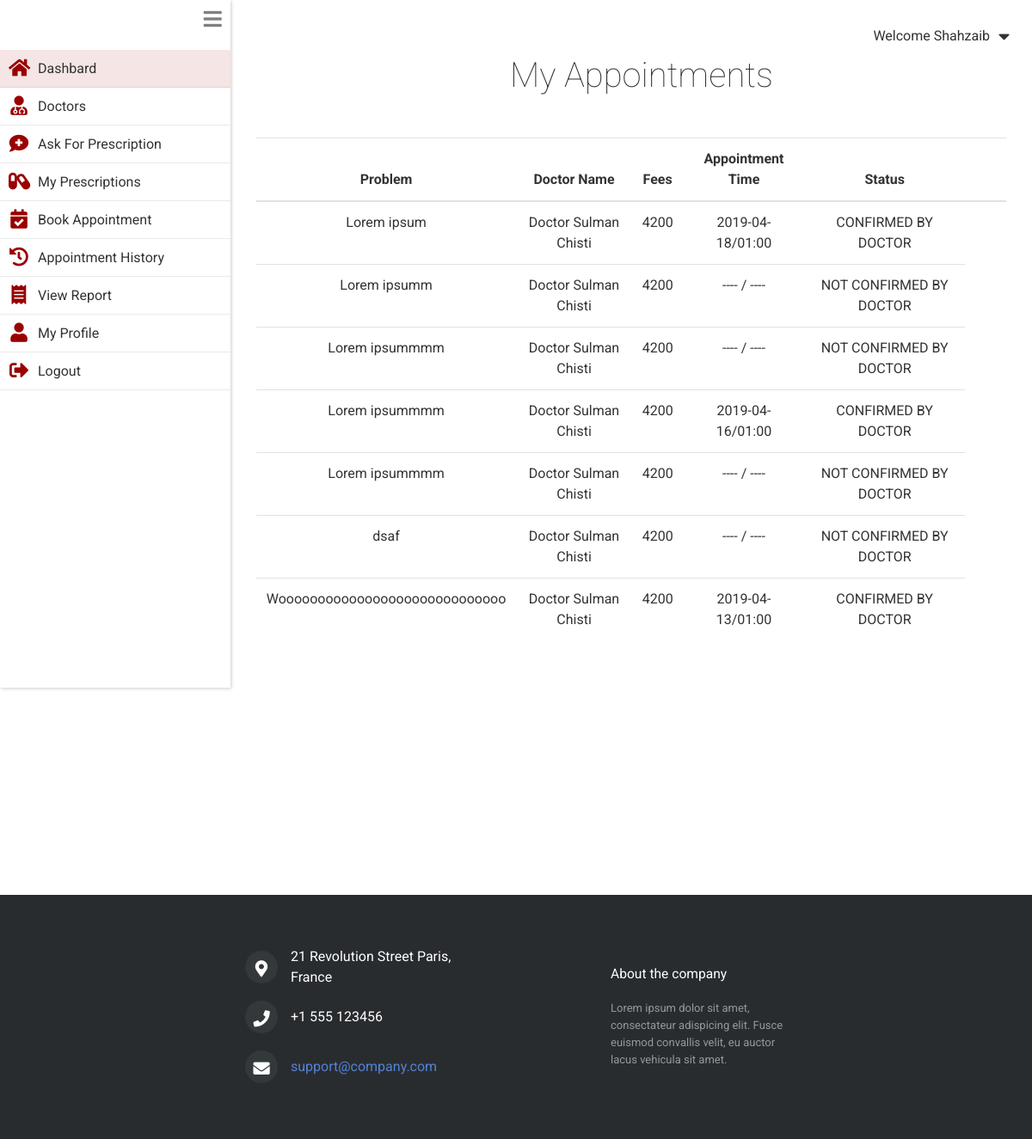
Page /patient/my_appointments.php (signed in) on the committed database.
### tables this page shows
CREATE TABLE `patients` (
  `id` int(11) NOT NULL,
  `username` varchar(255) NOT NULL,
  `name` varchar(255) NOT NULL,
  `email` varchar(255) NOT NULL,
  `gender` varchar(6) NOT NULL,
  `hashedPassword` varchar(255) NOT NULL,
  `phone` varchar(255) NOT NULL,
  `address` varchar(255) NOT NULL,
  `city` varchar(255) NOT NULL,
  `dob` varchar(255) NOT NULL,
  `created_on` timestamp NOT NULL DEFAULT CURRENT_TIMESTAMP
);

CREATE TABLE `appointments` (
  `id` int(11) NOT NULL,
  `patient_problem` varchar(255) NOT NULL,
  `patient_id` int(11) NOT NULL,
  `doctor_id` int(11) DEFAULT NULL,
  `date` varchar(255) NOT NULL,
  `time` varchar(255) NOT NULL,
  `status` varchar(255) NOT NULL,
  `created_on` timestamp NOT NULL DEFAULT CURRENT_TIMESTAMP
);

CREATE TABLE `doctors` (
  `id` int(11) NOT NULL,
  `username` varchar(255) NOT NULL,
  `name` varchar(255) NOT NULL,
  `email` varchar(255) NOT NULL,
  `gender` varchar(6) NOT NULL,
  `hashedPassword` varchar(255) NOT NULL,
  `phone` varchar(60) NOT NULL,
  `address` varchar(255) NOT NULL,
  `city` varchar(60) NOT NULL,
  `dob` varchar(255) NOT NULL,
  `about` varchar(255) NOT NULL,
  `specialization` varchar(60) NOT NULL,
  `qualification` varchar(60) NOT NULL,
  `fees` int(11) NOT NULL,
  `created_on` timestamp NOT NULL DEFAULT CURRENT_TIMESTAMP
);

### private/functions.php (called while the page is built, shortened)
<?php
function loggedInPatientId(){
  return $_SESSION[SessionContract::SESSION_PATIENT_ID];
}
  function urlFor($script_path) {
      if($script_path[0] != '/') {
        $script_path = "/" . $script_path;
      }
      return WWW_ROOT . $script_path;
  }
  function getStylePath($stylesheet_name) {
      if($stylesheet_name[0] != '/') {
        $stylesheet_name = "/" . $stylesheet_name;
      }
      return STYLES_PATH . $stylesheet_name;
  }
?>

### private/model/patient.class.php (called while the page is built, shortened)
<?php
class Patient {
    private $name;
    static private $db;
  static public function setDatabase($pdo){
    if($pdo){
      Patient::$db = $pdo;
    }
    else{
      throw new \Exception("Please pass valid database in Patient ");
    }
  }
  static public function find_patient_by_id($id){
    $queryString  = "SELECT * FROM ".PatientTable::TABLE_NAME." ";
    $queryString .= "WHERE ".PatientTable::COLUMN_ID." = ?";
    $stmt = Patient::$db->prepare($queryString);
    $stmt->execute([$id]);
    $patient = $stmt->fetch(PDO::FETCH_ASSOC);
    if($patient){
      return new Patient($patient);
    }
    else {
      return false;
    }
  }
  public function setName($name='')
  {
    $this->name = $name;
  }
  public function getName()
  {
    return $this->name;
  }
}
?>

### private/model/appointment.class.php (called while the page is built, shortened)
<?php
class Appointment
{
    private $patient_problem;
    private $date;
    private $time;
    private $status;
    private $doctor;
    static private $db;
   static public function setDatabase($pdo){
   if($pdo){
     Appointment::$db = $pdo;
   }
   else{
     throw new \Exception("Please pass valid database in Appointment table ");
   }
 }
   static public function findAppointmentsByPatientId($patientId){
    $queryString  = "SELECT * FROM ".AppointmentTable::TABLE_NAME." ";
    $queryString .= "WHERE ".AppointmentTable::COLUMN_PATIENT_ID." = ?";
    $stmt = Appointment::$db->prepare($queryString);
    $stmt->execute([$patientId]);
    $appointments = [];
    while($appointmentAssoc = $stmt->fetch(PDO::FETCH_ASSOC)){
      $appointments[]= new self($appointmentAssoc);
    }
    if(!empty($appointments)){
      return $appointments;
    }else{
      return false;
    }
   }
   public function getDoctor(){
     return $this->doctor;
   }
  function __construct($args = [])
  {
      $this->setPatient_id($args[AppointmentTable::COLUMN_PATIENT_ID] ?? '');
      $this->setDoctor_id($args[AppointmentTable::COLUMN_DOCTOR_ID] ?? '');
  }
   public function getPatient_problem() {
        return $this->patient_problem ;
   }
   public function setPatient_problem($patient_problem) {
        $this->patient_problem = $patient_problem ;
   }
   public function setPatient_id($patient_id) {
        $this->patient = Patient::find_patient_by_id($patient_id);
   }
   public function setDoctor_id($doctor_id) {
        $this->doctor = Doctor::find_doctor_by_id($doctor_id);
   }
   public function getDate() {
    return $this->date ;
   }
   public function setDate($date) {
        $this->date = $date ;
   }
   public function getTime() {
        return $this->time ;
   }
   public function setTime($time) {
        $this->time = $time ;
   }
   public function getStatus() {
        return $this->status ;
   }
   public function setStatus($status) {
        $this->status = $status ;
   }
}
 ?>

### private/model/doctor.class.php (called while the page is built, shortened)
<?php
class Doctor
{
    private $name;
    private $fees;
    static private $db;
    function __construct($args =[]){
            $this->setId($args[DoctorTable::COLUMN_ID] ?? '');
    }
    static public function setDatabase($pdo){
      if($pdo){
        Doctor::$db = $pdo;
      }
      else{
        throw new \Exception("Please pass valid database in doctor ");
      }
    }
    static public function find_doctor_by_id($id){
        $queryString = "SELECT * FROM ".DoctorTable::TABLE_NAME;
        $queryString .= " WHERE ".DoctorTable::COLUMN_ID." = ?";
        $stmt = Doctor::$db->prepare($queryString);
        $stmt->execute([$id]);
        $doctor = $stmt->fetch(PDO::FETCH_ASSOC);
        if($doctor){
          return new Doctor($doctor);
        }
        return false;
    }
    public function setId($id) {
         $this->reviews = Review::find_reviews_by_doctor_id($id);
    }
    public function getName() {
         return $this->name;
    }
    public function setName($name) {
         $this->name = $name;
    }
    public function getFees() {
         return $this->fees;
    }
    public function setFees($fees) {
         $this->fees = $fees;
    }
}
 ?>

### private/model/review.class.php (called while the page is built, shortened)
<?php
class Review
{
    static private $db;
    static public function setDatabase($pdo){
      if($pdo){
        Review::$db = $pdo;
      }
      else{
        throw new \Exception("Please pass valid database in Review1 ");
      }
    }
    static public function find_reviews_by_doctor_id($doctor_id){
        $queryString  = "SELECT * FROM ".ReviewTable::TABLE_NAME." ";
        $queryString .= "WHERE ".ReviewTable::COLUMN_DOCTOR_ID." = ?";
        $stmt = Review::$db->prepare($queryString);
        $stmt->execute([$doctor_id]);
        $reviews  = $stmt->fetchAll(PDO::FETCH_ASSOC);
        if(!empty($reviews)){
          return $reviews;
        }else{
          return false;
        }
      }
}
?>

### public/patient/my_appointments.php (the view, shortened to what this page needs)
<?php  require_once('../../private/initialize.php');
    $patientId = loggedInPatientId();
    $appointments = Appointment::findAppointmentsByPatientId($patientId);
    require_once(getSharedFilePath('patient/header.php'));
?>
  <section class="main_content">
    <h1>My Appointments</h1>
    <table class="mt-5 table text-center">
      <thead>
        <tr>
          <th>Problem</th>
          <th>Doctor Name</th>
          <th>Fees</th>
          <th>Appointment Time</th>
          <th>Status</th>
          <th></th>
          <th></th>
        </tr>
      </thead>
      <tbody>
        <?php foreach ($appointments as $appointment): ?>
          <tr>
            <td><?php echo $appointment->getPatient_problem(); ?></td>
            <td><?php echo $appointment->getDoctor()->getName(); ?></td>
            <td><?php echo $appointment->getDoctor()->getFees(); ?></td>
            <td><?php echo $appointment->getDate()."/".$appointment->getTime(); ?></td>
            <td><?php echo $appointment->getStatus(); ?></td>
          </tr>
        <?php endforeach; ?>
      </tbody>
    </table>
  </section>
<?php     require_once(getSharedFilePath('patient/footer.php')); ?>

### private/shared/patient/header.php (shortened to what this page needs)
<?php
  $patient_id = loggedInPatientId();
  $patient = Patient::find_patient_by_id($patient_id);
 ?>
<!DOCTYPE html>
<html lang="en" dir="ltr">
  <head>
    <link rel="stylesheet" href="<?php echo getStylePath("main.css"); ?>">
    <link rel="stylesheet" href="https://stackpath.bootstrapcdn.com/bootstrap/4.3.1/css/bootstrap.min.css">
    <link rel="stylesheet" href="https://use.fontawesome.com/releases/v5.7.0/css/all.css">
  </head>
  <body>
      <div class="welcome_bar">
        <p>Welcome <?php echo $patient->getName(); ?> </p><i id="welcome_drop_down_btn" class="fas fa-caret-down"></i>
      </div>
    <div class="content">
      <nav class="drawer  ">
         <i id="drawer_icon" class="fas fa-bars"></i>
         <ul>
         <li onclick="location.href='<?php echo urlFor("patient/index.php"); ?>';" class="item_selected">
           <i class="drawer_item_icon fas fa-home"></i>
           <a>Dashbard</a>
         </li>
         <li  onclick="location.href='<?php echo urlFor("patient/doctors.php"); ?>';">
           <i  class="drawer_item_icon fas fa-user-md"></i>
           <a>Doctors</a>
         </li>
         <li onclick="location.href='<?php echo urlFor("patient/ask_for_prescription.php"); ?>';">
           <i class="drawer_item_icon fas fa-comment-medical"></i>
           <a>Ask For Prescription</a>
         </li>
         <li onclick="location.href='<?php echo urlFor("patient/my_prescriptions.php"); ?>';">
           <i class="drawer_item_icon fas fa-capsules"></i>
           <a>My Prescriptions</a>
         </li>
         <li  onclick="location.href='<?php echo urlFor("patient/book_appointment.php"); ?>';">
           <i class="drawer_item_icon fas fa-calendar-check"></i>
           <a>Book Appointment</a>
         </li>
         <li  onclick="location.href='<?php echo urlFor("patient/my_appointments.php"); ?>';">
           <i class="drawer_item_icon fas fa-history"></i>
           <a>Appointment History</a>
         </li>
         <li onclick="location.href='';">
           <i class="drawer_item_icon fas fa-receipt"></i>
           <a>View Report</a>
         </li>
         <li onclick="location.href='<?php echo urlFor("patient/profile.php"); ?>';">
           <i class="drawer_item_icon fas fa-user"></i>
           <a>My Profile</a>
         </li>
         <li onclick="location.href='<?php echo urlFor("patient/doLogout.php"); ?>';">
           <i class="drawer_item_icon fas fa-sign-out-alt"></i>
           <a>Logout</a>
         </li>
       </ul>
      </nav>

### private/styles/css/main.css (style rules this page uses)
* { margin: 0; padding: 0; font-family: 'Roboto', sans-serif; color: #333333; }
.welcome_bar { display: flex; position: absolute; top: 0; right: 0; margin: 16px; align-items: center; justify-content: center; }
.welcome_bar p { margin-top: 14px; }
.welcome_bar #welcome_drop_down_btn { font-size: 1.3em; padding: 10px; box-sizing: border-box; fill: #333333; }
.content { display: flex; }
.drawer { position: relative; font-weight: normal; height: 100vh; display: block; box-shadow: 1px 1px 4px rgba(0, 0, 0, 0.2); flex-basis: 350px; }
.drawer #drawer_icon { font-size: 1.5em; color: grey; position: absolute; top: 0; right: 0; padding: 10px; box-sizing: border-box; }
.drawer ul { list-style: none; display: flex; flex-direction: column; padding-top: 58px; }
.drawer li { display: flex; justify-content: flex-start; align-items: center; padding: 10px; padding-right: 48px; box-sizing: border-box; position: relative; }
.drawer li::after { display: inline-block; content: ""; height: 1px; width: 100%; position: absolute; bottom: 0; left: 0; background: rgba(51, 51, 51, 0.1); }
.drawer li a { text-decoration: none; color: #333333; padding-left: 10px; }
.drawer .drawer_item_icon { font-size: 1.4em; text-align: center; width: 24px; height: 24px; color: #9a0000; }
.drawer .item_selected { background: rgba(154, 0, 0, 0.1); }
.main_content { width: 100%; padding: 0 30px; margin-bottom: 200px; }
.main_content h1 { font-weight: lighter; text-align: center; margin-left: 24px; margin-top: 64px; }

### rows in the picture
patients: name "Shahzaib"
appointments: patient_problem "Lorem ipsum", doctor.name "Doctor Sulman Chisti", doctor.fees "4200", date "2019-04-18", time "01:00", status "CONFIRMED BY DOCTOR"
appointments: patient_problem "Lorem ipsumm", doctor.name "Doctor Sulman Chisti", doctor.fees "4200", date "----", time "----", status "NOT CONFIRMED BY DOCTOR"
appointments: patient_problem "Lorem ipsummmm", doctor.name "Doctor Sulman Chisti", doctor.fees "4200", date "----", time "----", status "NOT CONFIRMED BY DOCTOR"
appointments: patient_problem "Lorem ipsummmm", doctor.name "Doctor Sulman Chisti", doctor.fees "4200", date "2019-04-16", time "01:00", status "CONFIRMED BY DOCTOR"
appointments: patient_problem "Lorem ipsummmm", doctor.name "Doctor Sulman Chisti", doctor.fees "4200", date "----", time "----", status "NOT CONFIRMED BY DOCTOR"
appointments: patient_problem "dsaf", doctor.name "Doctor Sulman Chisti", doctor.fees "4200", date "----", time "----", status "NOT CONFIRMED BY DOCTOR"
appointments: patient_problem "Wooooooooooooooooooooooooooooo", doctor.name "Doctor Sulman Chisti", doctor.fees "4200", date "2019-04-13", time "01:00", status "CONFIRMED BY DOCTOR"
